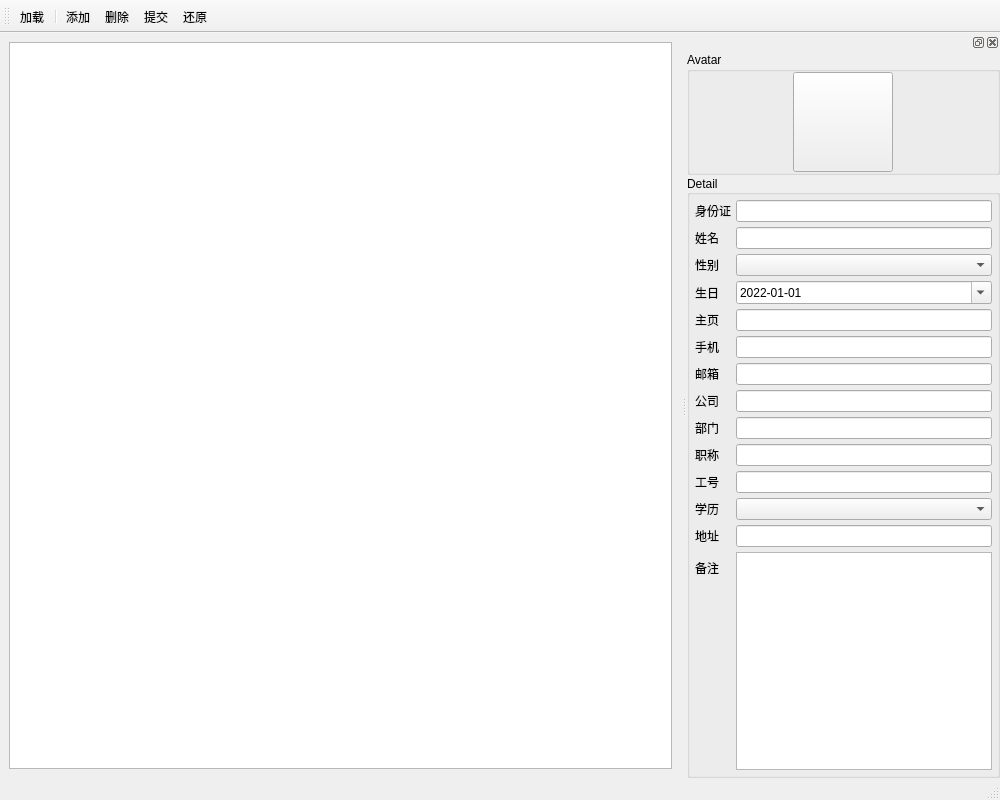
<?xml version="1.0" encoding="UTF-8"?>
<ui version="4.0">
 <class>Contacts</class>
 <widget class="QMainWindow" name="Contacts">
  <property name="geometry">
   <rect>
    <x>0</x>
    <y>0</y>
    <width>1000</width>
    <height>800</height>
   </rect>
  </property>
  <property name="minimumSize">
   <size>
    <width>800</width>
    <height>495</height>
   </size>
  </property>
  <property name="windowTitle">
   <string>Contacts</string>
  </property>
  <widget class="QWidget" name="centralwidget">
   <layout class="QVBoxLayout" name="verticalLayout_2">
    <item>
     <widget class="QTableWidget" name="TW_People">
      <property name="alternatingRowColors">
       <bool>true</bool>
      </property>
      <property name="selectionMode">
       <enum>QAbstractItemView::SingleSelection</enum>
      </property>
      <property name="selectionBehavior">
       <enum>QAbstractItemView::SelectItems</enum>
      </property>
      <property name="sortingEnabled">
       <bool>true</bool>
      </property>
     </widget>
    </item>
   </layout>
  </widget>
  <widget class="QMenuBar" name="MB_Menu">
   <property name="geometry">
    <rect>
     <x>0</x>
     <y>0</y>
     <width>1000</width>
     <height>30</height>
    </rect>
   </property>
  </widget>
  <widget class="QStatusBar" name="SB_Status"/>
  <widget class="QToolBar" name="TB_Main">
   <property name="windowTitle">
    <string>toolBar</string>
   </property>
   <property name="iconSize">
    <size>
     <width>20</width>
     <height>20</height>
    </size>
   </property>
   <property name="toolButtonStyle">
    <enum>Qt::ToolButtonTextUnderIcon</enum>
   </property>
   <attribute name="toolBarArea">
    <enum>TopToolBarArea</enum>
   </attribute>
   <attribute name="toolBarBreak">
    <bool>false</bool>
   </attribute>
   <addaction name="A_Load"/>
   <addaction name="separator"/>
   <addaction name="A_Insert"/>
   <addaction name="A_Delete"/>
   <addaction name="A_Submit"/>
   <addaction name="A_Revert"/>
  </widget>
  <widget class="QDockWidget" name="DW_Dock">
   <property name="sizePolicy">
    <sizepolicy hsizetype="Preferred" vsizetype="Preferred">
     <horstretch>0</horstretch>
     <verstretch>0</verstretch>
    </sizepolicy>
   </property>
   <property name="minimumSize">
    <size>
     <width>194</width>
     <height>617</height>
    </size>
   </property>
   <property name="maximumSize">
    <size>
     <width>524287</width>
     <height>524287</height>
    </size>
   </property>
   <property name="floating">
    <bool>false</bool>
   </property>
   <property name="features">
    <set>QDockWidget::AllDockWidgetFeatures</set>
   </property>
   <property name="allowedAreas">
    <set>Qt::LeftDockWidgetArea|Qt::RightDockWidgetArea</set>
   </property>
   <attribute name="dockWidgetArea">
    <number>2</number>
   </attribute>
   <widget class="QWidget" name="W_Information">
    <property name="sizePolicy">
     <sizepolicy hsizetype="Preferred" vsizetype="Preferred">
      <horstretch>0</horstretch>
      <verstretch>0</verstretch>
     </sizepolicy>
    </property>
    <layout class="QVBoxLayout" name="verticalLayout">
     <property name="spacing">
      <number>0</number>
     </property>
     <property name="leftMargin">
      <number>0</number>
     </property>
     <property name="topMargin">
      <number>0</number>
     </property>
     <property name="rightMargin">
      <number>0</number>
     </property>
     <property name="bottomMargin">
      <number>0</number>
     </property>
     <item>
      <widget class="QGroupBox" name="GB_Avatar">
       <property name="sizePolicy">
        <sizepolicy hsizetype="Preferred" vsizetype="Fixed">
         <horstretch>0</horstretch>
         <verstretch>0</verstretch>
        </sizepolicy>
       </property>
       <property name="minimumSize">
        <size>
         <width>0</width>
         <height>0</height>
        </size>
       </property>
       <property name="title">
        <string>Avatar</string>
       </property>
       <layout class="QHBoxLayout" name="horizontalLayout">
        <property name="spacing">
         <number>0</number>
        </property>
        <property name="leftMargin">
         <number>0</number>
        </property>
        <property name="topMargin">
         <number>0</number>
        </property>
        <property name="rightMargin">
         <number>0</number>
        </property>
        <property name="bottomMargin">
         <number>0</number>
        </property>
        <item alignment="Qt::AlignHCenter|Qt::AlignVCenter">
         <widget class="QToolButton" name="TB_Avatar">
          <property name="sizePolicy">
           <sizepolicy hsizetype="Preferred" vsizetype="Preferred">
            <horstretch>0</horstretch>
            <verstretch>0</verstretch>
           </sizepolicy>
          </property>
          <property name="minimumSize">
           <size>
            <width>100</width>
            <height>100</height>
           </size>
          </property>
          <property name="maximumSize">
           <size>
            <width>100</width>
            <height>100</height>
           </size>
          </property>
          <property name="text">
           <string/>
          </property>
          <property name="iconSize">
           <size>
            <width>100</width>
            <height>100</height>
           </size>
          </property>
          <property name="popupMode">
           <enum>QToolButton::InstantPopup</enum>
          </property>
          <property name="arrowType">
           <enum>Qt::NoArrow</enum>
          </property>
         </widget>
        </item>
       </layout>
      </widget>
     </item>
     <item>
      <widget class="QGroupBox" name="GB_Detail">
       <property name="sizePolicy">
        <sizepolicy hsizetype="Preferred" vsizetype="Preferred">
         <horstretch>0</horstretch>
         <verstretch>0</verstretch>
        </sizepolicy>
       </property>
       <property name="title">
        <string>Detail</string>
       </property>
       <property name="alignment">
        <set>Qt::AlignLeading|Qt::AlignLeft|Qt::AlignVCenter</set>
       </property>
       <layout class="QFormLayout">
        <property name="horizontalSpacing">
         <number>5</number>
        </property>
        <property name="verticalSpacing">
         <number>5</number>
        </property>
        <property name="leftMargin">
         <number>5</number>
        </property>
        <property name="topMargin">
         <number>5</number>
        </property>
        <property name="rightMargin">
         <number>5</number>
        </property>
        <property name="bottomMargin">
         <number>5</number>
        </property>
        <item row="0" column="0">
         <widget class="QLabel" name="L_Identity">
          <property name="text">
           <string>身份证</string>
          </property>
         </widget>
        </item>
        <item row="0" column="1">
         <widget class="QLineEdit" name="LE_Identity">
          <property name="sizePolicy">
           <sizepolicy hsizetype="Preferred" vsizetype="Fixed">
            <horstretch>0</horstretch>
            <verstretch>0</verstretch>
           </sizepolicy>
          </property>
          <property name="minimumSize">
           <size>
            <width>48</width>
            <height>0</height>
           </size>
          </property>
          <property name="maximumSize">
           <size>
            <width>16777215</width>
            <height>16777215</height>
           </size>
          </property>
         </widget>
        </item>
        <item row="1" column="0">
         <widget class="QLabel" name="L_Name">
          <property name="text">
           <string>姓名</string>
          </property>
         </widget>
        </item>
        <item row="1" column="1">
         <widget class="QLineEdit" name="LE_Name">
          <property name="sizePolicy">
           <sizepolicy hsizetype="Preferred" vsizetype="Fixed">
            <horstretch>0</horstretch>
            <verstretch>0</verstretch>
           </sizepolicy>
          </property>
         </widget>
        </item>
        <item row="2" column="0">
         <widget class="QLabel" name="L_Gender">
          <property name="text">
           <string>性别</string>
          </property>
         </widget>
        </item>
        <item row="2" column="1">
         <widget class="QComboBox" name="CB_Gender">
          <property name="sizePolicy">
           <sizepolicy hsizetype="Preferred" vsizetype="Fixed">
            <horstretch>0</horstretch>
            <verstretch>0</verstretch>
           </sizepolicy>
          </property>
          <property name="currentText">
           <string/>
          </property>
          <property name="currentIndex">
           <number>-1</number>
          </property>
          <property name="insertPolicy">
           <enum>QComboBox::InsertAlphabetically</enum>
          </property>
         </widget>
        </item>
        <item row="3" column="0">
         <widget class="QLabel" name="L_Birthday">
          <property name="text">
           <string>生日</string>
          </property>
         </widget>
        </item>
        <item row="3" column="1">
         <widget class="QDateEdit" name="DE_Birthday">
          <property name="sizePolicy">
           <sizepolicy hsizetype="Preferred" vsizetype="Fixed">
            <horstretch>0</horstretch>
            <verstretch>0</verstretch>
           </sizepolicy>
          </property>
          <property name="specialValueText">
           <string/>
          </property>
          <property name="minimumDateTime">
           <datetime>
            <hour>0</hour>
            <minute>0</minute>
            <second>0</second>
            <year>1900</year>
            <month>1</month>
            <day>1</day>
           </datetime>
          </property>
          <property name="minimumDate">
           <date>
            <year>1900</year>
            <month>1</month>
            <day>1</day>
           </date>
          </property>
          <property name="displayFormat">
           <string>yyyy-MM-dd</string>
          </property>
          <property name="calendarPopup">
           <bool>true</bool>
          </property>
          <property name="date">
           <date>
            <year>2022</year>
            <month>1</month>
            <day>1</day>
           </date>
          </property>
         </widget>
        </item>
        <item row="4" column="0">
         <widget class="QLabel" name="L_Homepage">
          <property name="text">
           <string>主页</string>
          </property>
         </widget>
        </item>
        <item row="4" column="1">
         <widget class="QLineEdit" name="LE_Homepage">
          <property name="sizePolicy">
           <sizepolicy hsizetype="Preferred" vsizetype="Fixed">
            <horstretch>0</horstretch>
            <verstretch>0</verstretch>
           </sizepolicy>
          </property>
         </widget>
        </item>
        <item row="5" column="0">
         <widget class="QLabel" name="L_Mobile">
          <property name="text">
           <string>手机</string>
          </property>
         </widget>
        </item>
        <item row="5" column="1">
         <widget class="QLineEdit" name="LE_Mobile">
          <property name="sizePolicy">
           <sizepolicy hsizetype="Preferred" vsizetype="Fixed">
            <horstretch>0</horstretch>
            <verstretch>0</verstretch>
           </sizepolicy>
          </property>
         </widget>
        </item>
        <item row="6" column="0">
         <widget class="QLabel" name="L_Email">
          <property name="text">
           <string>邮箱</string>
          </property>
         </widget>
        </item>
        <item row="6" column="1">
         <widget class="QLineEdit" name="LE_Email">
          <property name="sizePolicy">
           <sizepolicy hsizetype="Preferred" vsizetype="Fixed">
            <horstretch>0</horstretch>
            <verstretch>0</verstretch>
           </sizepolicy>
          </property>
         </widget>
        </item>
        <item row="7" column="0">
         <widget class="QLabel" name="L_Company">
          <property name="text">
           <string>公司</string>
          </property>
         </widget>
        </item>
        <item row="7" column="1">
         <widget class="QLineEdit" name="LE_Company">
          <property name="sizePolicy">
           <sizepolicy hsizetype="Preferred" vsizetype="Fixed">
            <horstretch>0</horstretch>
            <verstretch>0</verstretch>
           </sizepolicy>
          </property>
         </widget>
        </item>
        <item row="8" column="0">
         <widget class="QLabel" name="L_Department">
          <property name="text">
           <string>部门</string>
          </property>
         </widget>
        </item>
        <item row="8" column="1">
         <widget class="QLineEdit" name="LE_Department">
          <property name="sizePolicy">
           <sizepolicy hsizetype="Preferred" vsizetype="Fixed">
            <horstretch>0</horstretch>
            <verstretch>0</verstretch>
           </sizepolicy>
          </property>
         </widget>
        </item>
        <item row="9" column="0">
         <widget class="QLabel" name="L_Title">
          <property name="text">
           <string>职称</string>
          </property>
         </widget>
        </item>
        <item row="9" column="1">
         <widget class="QLineEdit" name="LE_Title">
          <property name="sizePolicy">
           <sizepolicy hsizetype="Preferred" vsizetype="Fixed">
            <horstretch>0</horstretch>
            <verstretch>0</verstretch>
           </sizepolicy>
          </property>
         </widget>
        </item>
        <item row="10" column="0">
         <widget class="QLabel" name="L_Employee">
          <property name="text">
           <string>工号</string>
          </property>
         </widget>
        </item>
        <item row="10" column="1">
         <widget class="QLineEdit" name="LE_Employee">
          <property name="sizePolicy">
           <sizepolicy hsizetype="Preferred" vsizetype="Fixed">
            <horstretch>0</horstretch>
            <verstretch>0</verstretch>
           </sizepolicy>
          </property>
         </widget>
        </item>
        <item row="11" column="0">
         <widget class="QLabel" name="L_Degree">
          <property name="text">
           <string>学历</string>
          </property>
         </widget>
        </item>
        <item row="11" column="1">
         <widget class="QComboBox" name="CB_Degree">
          <property name="sizePolicy">
           <sizepolicy hsizetype="Preferred" vsizetype="Fixed">
            <horstretch>0</horstretch>
            <verstretch>0</verstretch>
           </sizepolicy>
          </property>
          <property name="insertPolicy">
           <enum>QComboBox::InsertAlphabetically</enum>
          </property>
         </widget>
        </item>
        <item row="12" column="0">
         <widget class="QLabel" name="L_Address">
          <property name="text">
           <string>地址</string>
          </property>
         </widget>
        </item>
        <item row="12" column="1">
         <widget class="QLineEdit" name="LE_Address">
          <property name="sizePolicy">
           <sizepolicy hsizetype="Preferred" vsizetype="Fixed">
            <horstretch>0</horstretch>
            <verstretch>0</verstretch>
           </sizepolicy>
          </property>
         </widget>
        </item>
        <item row="13" column="0">
         <widget class="QLabel" name="L_Memo">
          <property name="text">
           <string>备注</string>
          </property>
         </widget>
        </item>
        <item row="13" column="1">
         <widget class="QPlainTextEdit" name="PLE_Memo">
          <property name="enabled">
           <bool>true</bool>
          </property>
          <property name="sizePolicy">
           <sizepolicy hsizetype="Preferred" vsizetype="Expanding">
            <horstretch>0</horstretch>
            <verstretch>0</verstretch>
           </sizepolicy>
          </property>
          <property name="minimumSize">
           <size>
            <width>0</width>
            <height>48</height>
           </size>
          </property>
          <property name="maximumSize">
           <size>
            <width>16777215</width>
            <height>16777215</height>
           </size>
          </property>
          <property name="documentTitle">
           <string/>
          </property>
         </widget>
        </item>
       </layout>
      </widget>
     </item>
    </layout>
   </widget>
  </widget>
  <action name="A_Load">
   <property name="icon">
    <iconset resource="images.qrc">
     <normaloff>:/images/icons/file_open.png</normaloff>:/images/icons/file_open.png</iconset>
   </property>
   <property name="text">
    <string>加载</string>
   </property>
   <property name="toolTip">
    <string>加载</string>
   </property>
  </action>
  <action name="A_Insert">
   <property name="icon">
    <iconset resource="images.qrc">
     <normaloff>:/images/icons/add_circle.png</normaloff>:/images/icons/add_circle.png</iconset>
   </property>
   <property name="text">
    <string>添加</string>
   </property>
   <property name="toolTip">
    <string>添加</string>
   </property>
  </action>
  <action name="A_Delete">
   <property name="icon">
    <iconset resource="images.qrc">
     <normaloff>:/images/icons/cancel.png</normaloff>:/images/icons/cancel.png</iconset>
   </property>
   <property name="text">
    <string>删除</string>
   </property>
  </action>
  <action name="A_Submit">
   <property name="icon">
    <iconset resource="images.qrc">
     <normaloff>:/images/icons/save.png</normaloff>:/images/icons/save.png</iconset>
   </property>
   <property name="text">
    <string>提交</string>
   </property>
  </action>
  <action name="A_Revert">
   <property name="icon">
    <iconset resource="images.qrc">
     <normaloff>:/images/icons/undo.png</normaloff>:/images/icons/undo.png</iconset>
   </property>
   <property name="text">
    <string>还原</string>
   </property>
  </action>
  <action name="A_Update_Avatar">
   <property name="icon">
    <iconset resource="images.qrc">
     <normaloff>:/images/icons/account_box.png</normaloff>:/images/icons/account_box.png</iconset>
   </property>
   <property name="text">
    <string>更新头像</string>
   </property>
  </action>
  <action name="A_Clear_Avatar">
   <property name="icon">
    <iconset resource="images.qrc">
     <normaloff>:/images/icons/disabled_by_default.png</normaloff>:/images/icons/disabled_by_default.png</iconset>
   </property>
   <property name="text">
    <string>置空头像</string>
   </property>
  </action>
 </widget>
 <resources>
  <include location="images.qrc"/>
 </resources>
 <connections/>
</ui>
